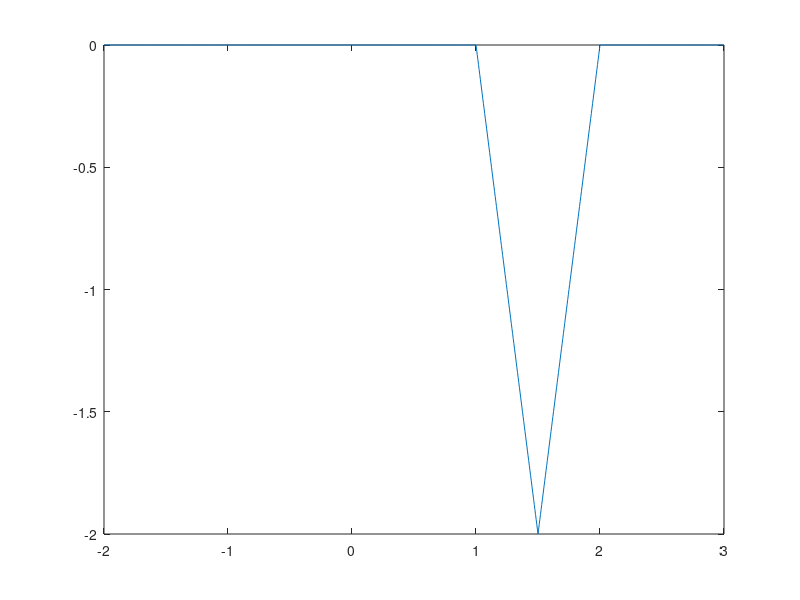

Reproduce this figure in MATLAB.
% Abhishek Choudhary
% 1MS18EE003
% Experiment 1: Signal Generation

clc; clear; close all;

% --------------- Unit Step ---------------
%% Unit step function
t = -5:0.01:5;
u = t >= 0;
plot(t, u);

%% Discrete unit step function
t = -5:1:5;
u = t >= 0;
stem(t, u);

%% u(-t)
t = -5:0.01:5;
u = t <= 0;
plot(t, u);

%% -u(t)
t = -5:0.01:5;
u = t >= 0;
plot(t, -u);

%% 2[u(t-1) - u(t-2)]
t = -5:0.01:5;
u = t >= 1 & t <= 2;
plot(t, 2 * u);

% --------------- Unit Ramp ---------------
%% Unit ramp function
t = -5:0.01:5;
u = t >= 0;
r = t .* u;
plot(t, r);

% --------------- Exponential ---------------
%% Exponential growth
t = -5:0.01:5;
u = t >= 0;
e = exp(t .* u);
plot(t, e);

%% Exponential decay
t = -5:0.01:5;
u = t >= 0;
e = exp(-t .* u);
plot(t, e);

% --------------- Sine Functions ---------------
%% sin(wt), t>=0
t = -5:0.01:5;
u = t >= 0;
f = 1;
s = sin(2 * pi * f * (t .* u));
plot(t, s);

%% cos(wt), t>=0
t = -5:0.01:5;
u = t >= 0;
f = 1;
c = cos(2 * pi * f * (t .* u));
plot(t, c);

% --------------- Complex Sine Functions ---------------
%% Growing complex sin | e^(t) * sin(wt)
t = -5:0.01:5;
u = t >= 0;
f = 1;
e = exp(t .* u);
s = sin(2 * pi * f * (t .* u));
csg = e .* s;
plot(t, csg);

%% Decaying complex sin | e^(-t) * sin(wt)
t = -5:0.01:5;
u = t >= 0;
f = 1;
e = exp(-t .* u);
s = sin(2 * pi * f * (t .* u));
csd = e .* s;
plot(t, csd);

% --------------- Signal Generation ---------------
%% u(t-1) + u(t-2) - 2u(t-3)
t = -5:0.01:5;
x1 = t >= 1 & t <= 3;
x2 = t >= 2 & t <= 3;
plot(t, x1 + x2);

% --------------- Rectifier ---------------
%% Half wave rectifier
x = -5:0.01:15;
region = x >= 0;
y = sin(x);
half = y >= 0;
plot(x, region .* (y .* half));

%% Full wave rectifier
x = -5:0.01:15;
region = x >= 0;
y = abs(sin(x));
plot(x, region .* y);

%% Chopper
x = -5:0.01:15;
region = x >= 0;
y = sin(x);
chop = y >= 0 & y <= 0.8;
plot(x, region .* (y .* chop));

% --------------- Assignment ---------------
%% Question 1
region= -5:0.01:5;
range1 = region>= 1 & region< 2;
range2 = region>= 2 & region<= 3;
y1 = range1 .* (region- 1);
y2 = -1 .* range2 .* (region- 3);
y = y1 + y2;
plot(region, y);

%% Question 2
plot(region/ 2 + 0.5, -2 * y); % time scaling -> shift time by 0.5 to compensate -> amplitude scaling
